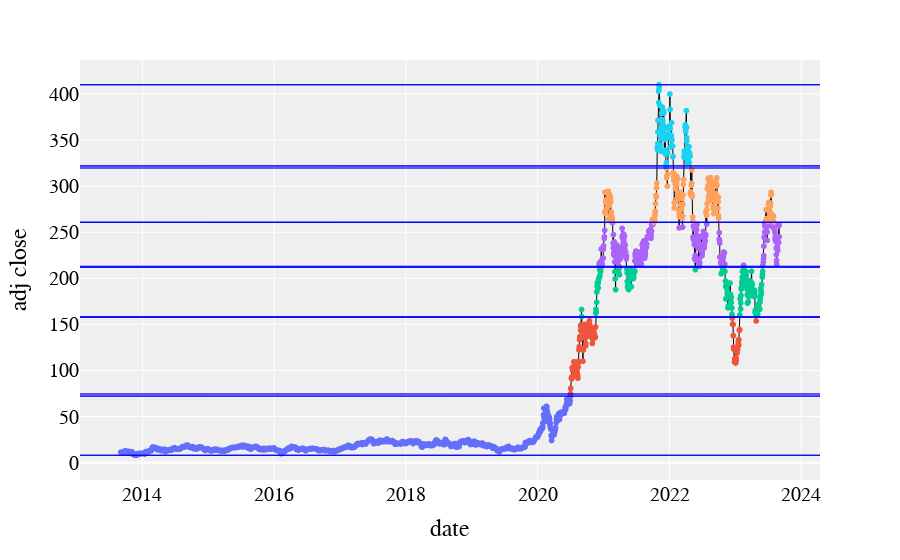

Notebook code for this chart:
### Code cell
fig.show()

### Figure 1 — Plotly figure (JSON) as saved in the notebook; plotly's stock layout.template omitted (floating-point values rounded to 4 significant figures; data arrays with more than 128 entries replaced by an {"elided": "..."} marker saying what was removed)
{"data": [{"hovertemplate": "color=red<br>date=%{x}<br>adj close=%{y}<extra></extra>", "legendgroup": "red", "marker": {"color": "#636efa", "symbol": "circle"}, "mode": "markers", "name": "red", "showlegend": true, "type": "scattergl", "x": {"elided": "1719 str values"}, "xaxis": "x", "y": {"elided": "1719 float values"}, "yaxis": "y"}, {"hovertemplate": "color=yellow<br>date=%{x}<br>adj close=%{y}<extra></extra>", "legendgroup": "yellow", "marker": {"color": "#EF553B", "symbol": "circle"}, "mode": "markers", "name": "yellow", "showlegend": true, "type": "scattergl", "x": ["2020-07-01", "2020-07-02", "2020-07-06", "2020-07-07", "2020-07-08", "2020-07-09", "2020-07-10", "2020-07-13", "2020-07-14", "2020-07-15", "2020-07-16", "2020-07-17", "2020-07-20", "2020-07-21", "2020-07-22", "2020-07-23", "2020-07-24", "2020-07-27", "2020-07-28", "2020-07-29", "2020-07-30", "2020-07-31", "2020-08-03", "2020-08-04", "2020-08-05", "2020-08-06", "2020-08-07", "2020-08-10", "2020-08-11", "2020-08-12", "2020-08-13", "2020-08-14", "2020-08-17", "2020-08-18", "2020-08-19", "2020-08-20", "2020-08-21", "2020-08-24", "2020-08-25", "2020-08-26", "2020-08-27", "2020-08-28", "2020-09-02", "2020-09-03", "2020-09-04", "2020-09-08", "2020-09-09", "2020-09-10", "2020-09-11", "2020-09-14", "2020-09-15", "2020-09-16", "2020-09-17", "2020-09-18", "2020-09-21", "2020-09-22", "2020-09-23", "2020-09-24", "2020-09-25", "2020-09-28", "2020-09-29", "2020-09-30", "2020-10-01", "2020-10-02", "2020-10-05", "2020-10-06", "2020-10-07", "2020-10-08", "2020-10-09", "2020-10-12", "2020-10-13", "2020-10-14", "2020-10-15", "2020-10-16", "2020-10-19", "2020-10-20", "2020-10-21", "2020-10-22", "2020-10-23", "2020-10-26", "2020-10-27", "2020-10-28", "2020-10-29", "2020-10-30", "2020-11-02", "2020-11-03", "2020-11-04", "2020-11-05", "2020-11-06", "2020-11-09", "2020-11-10", "2020-11-11", "2020-11-12", "2020-11-13", "2020-11-16", "2020-11-17", "2022-12-14", "2022-12-15", "2022-12-16", "2022-12-19", "2022-12-20", "2022-12-21", "2022-12-22", "2022-12-23", "2022-12-27", "2022-12-28", "2022-12-29", "2022-12-30", "2023-01-03", "2023-01-04", "2023-01-05", "2023-01-06", "2023-01-09", "2023-01-10", "2023-01-11", "2023-01-12", "2023-01-13", "2023-01-17", "2023-01-18", "2023-01-19", "2023-01-20", "2023-01-23", "2023-01-24", "2023-01-25", "2023-04-26"], "xaxis": "x", "y": [74.64, 80.58, 91.44, 92.66, 91.06, 92.95, 103.0, 99.8, 101.1, 103.1, 100.0, 100.1, 109.5, 104.6, 106.2, 100.9, 94.47, 102.6, 98.43, 99.94, 99.17, 95.38, 99, 99.13, 99.0, 99.31, 96.85, 94.57, 91.63, 103.7, 108.1, 110.0, 122.4, 125.8, 125.2, 133.5, 136.7, 134.3, 134.9, 143.5, 149.2, 147.6, 149.1, 135.7, 139.4, 110.1, 122.1, 123.8, 124.2, 139.9, 149.9, 147.3, 141.1, 147.4, 149.8, 141.4, 126.8, 129.3, 135.8, 140.4, 139.7, 143.0, 149.4, 138.4, 141.9, 138.0, 141.8, 142.0, 144.7, 147.4, 148.9, 153.8, 149.6, 146.6, 143.6, 140.6, 140.9, 141.9, 140.2, 140.1, 141.6, 135.3, 136.9, 129.3, 133.5, 141.3, 140.3, 146.0, 143.3, 140.4, 136.8, 139.0, 137.3, 136.2, 136.0, 147.2, 156.8, 157.7, 150.2, 149.9, 137.8, 137.6, 125.3, 123.2, 109.1, 112.7, 121.8, 123.2, 108.1, 113.6, 110.3, 113.1, 119.8, 118.8, 123.2, 123.6, 122.4, 131.5, 128.8, 127.2, 133.4, 143.8, 143.9, 144.4, 153.8], "yaxis": "y"}, {"hovertemplate": "color=indigo<br>date=%{x}<br>adj close=%{y}<extra></extra>", "legendgroup": "indigo", "marker": {"color": "#00cc96", "symbol": "circle"}, "mode": "markers", "name": "indigo", "showlegend": true, "type": "scattergl", "x": {"elided": "174 str values"}, "xaxis": "x", "y": {"elided": "174 float values"}, "yaxis": "y"}, {"hovertemplate": "color=orange<br>date=%{x}<br>adj close=%{y}<extra></extra>", "legendgroup": "orange", "marker": {"color": "#ab63fa", "symbol": "circle"}, "mode": "markers", "name": "orange", "showlegend": true, "type": "scattergl", "x": {"elided": "250 str values"}, "xaxis": "x", "y": {"elided": "250 float values"}, "yaxis": "y"}, {"hovertemplate": "color=blue<br>date=%{x}<br>adj close=%{y}<extra></extra>", "legendgroup": "blue", "marker": {"color": "#FFA15A", "symbol": "circle"}, "mode": "markers", "name": "blue", "showlegend": true, "type": "scattergl", "x": {"elided": "170 str values"}, "xaxis": "x", "y": {"elided": "170 float values"}, "yaxis": "y"}, {"hovertemplate": "color=green<br>date=%{x}<br>adj close=%{y}<extra></extra>", "legendgroup": "green", "marker": {"color": "#19d3f3", "symbol": "circle"}, "mode": "markers", "name": "green", "showlegend": true, "type": "scattergl", "x": ["2021-10-25", "2021-10-26", "2021-10-27", "2021-10-28", "2021-10-29", "2021-11-01", "2021-11-02", "2021-11-03", "2021-11-04", "2021-11-05", "2021-11-08", "2021-11-09", "2021-11-10", "2021-11-11", "2021-11-12", "2021-11-15", "2021-11-16", "2021-11-17", "2021-11-18", "2021-11-19", "2021-11-22", "2021-11-23", "2021-11-24", "2021-11-26", "2021-11-29", "2021-11-30", "2021-12-01", "2021-12-02", "2021-12-03", "2021-12-06", "2021-12-07", "2021-12-08", "2021-12-09", "2021-12-10", "2021-12-13", "2021-12-15", "2021-12-22", "2021-12-23", "2021-12-27", "2021-12-28", "2021-12-29", "2021-12-30", "2021-12-31", "2022-01-03", "2022-01-04", "2022-01-05", "2022-01-06", "2022-01-07", "2022-01-10", "2022-01-11", "2022-01-12", "2022-01-13", "2022-01-14", "2022-01-18", "2022-01-19", "2022-01-20", "2022-03-22", "2022-03-23", "2022-03-24", "2022-03-25", "2022-03-28", "2022-03-29", "2022-03-30", "2022-03-31", "2022-04-01", "2022-04-04", "2022-04-05", "2022-04-06", "2022-04-07", "2022-04-08", "2022-04-11", "2022-04-12", "2022-04-13", "2022-04-14", "2022-04-18", "2022-04-19", "2022-04-20", "2022-04-21", "2022-04-22", "2022-04-25"], "xaxis": "x", "y": [341.6, 339.5, 346.0, 359.0, 371.3, 402.9, 390.7, 404.6, 410.0, 407.4, 387.6, 341.2, 356.0, 354.5, 344.5, 337.8, 351.6, 363.0, 365.5, 379.0, 385.6, 369.7, 372, 360.6, 379.0, 381.6, 365, 361.5, 338.3, 336.3, 350.6, 356.3, 334.6, 339.0, 322.1, 325.3, 336.3, 355.7, 364.6, 362.8, 362.1, 356.8, 352.3, 399.9, 383.2, 362.7, 354.9, 342.3, 352.7, 354.8, 368.7, 343.9, 349.9, 343.5, 331.9, 332.1, 331.3, 333.0, 338.0, 336.9, 363.9, 366.5, 364.7, 359.2, 361.5, 381.8, 363.8, 348.6, 352.4, 341.8, 325.3, 329.0, 340.8, 328.3, 334.8, 342.7, 325.7, 336.3, 335.0, 332.7], "yaxis": "y"}, {"line": {"color": "black", "width": 1}, "type": "scatter", "x": {"elided": "2518 str values"}, "y": {"elided": "2518 float values"}}], "layout": {"font": {"color": "#000000", "family": "Monospace", "size": 20}, "legend": {"title": {"text": "color"}, "tracegroupgap": 0}, "margin": {"t": 60}, "plot_bgcolor": "#efefef", "shapes": [{"line": {"color": "blue", "width": 1}, "type": "line", "x0": 0, "x1": 1, "xref": "x domain", "y0": 8.033, "y1": 8.033, "yref": "y"}, {"line": {"color": "blue", "width": 1}, "type": "line", "x0": 0, "x1": 1, "xref": "x domain", "y0": 71.99, "y1": 71.99, "yref": "y"}, {"line": {"color": "blue", "width": 1}, "type": "line", "x0": 0, "x1": 1, "xref": "x domain", "y0": 213.1, "y1": 213.1, "yref": "y"}, {"line": {"color": "blue", "width": 1}, "type": "line", "x0": 0, "x1": 1, "xref": "x domain", "y0": 260.5, "y1": 260.5, "yref": "y"}, {"line": {"color": "blue", "width": 1}, "type": "line", "x0": 0, "x1": 1, "xref": "x domain", "y0": 74.64, "y1": 74.64, "yref": "y"}, {"line": {"color": "blue", "width": 1}, "type": "line", "x0": 0, "x1": 1, "xref": "x domain", "y0": 157.7, "y1": 157.7, "yref": "y"}, {"line": {"color": "blue", "width": 1}, "type": "line", "x0": 0, "x1": 1, "xref": "x domain", "y0": 322.1, "y1": 322.1, "yref": "y"}, {"line": {"color": "blue", "width": 1}, "type": "line", "x0": 0, "x1": 1, "xref": "x domain", "y0": 410.0, "y1": 410.0, "yref": "y"}, {"line": {"color": "blue", "width": 1}, "type": "line", "x0": 0, "x1": 1, "xref": "x domain", "y0": 260.9, "y1": 260.9, "yref": "y"}, {"line": {"color": "blue", "width": 1}, "type": "line", "x0": 0, "x1": 1, "xref": "x domain", "y0": 319.5, "y1": 319.5, "yref": "y"}, {"line": {"color": "blue", "width": 1}, "type": "line", "x0": 0, "x1": 1, "xref": "x domain", "y0": 158.4, "y1": 158.4, "yref": "y"}, {"line": {"color": "blue", "width": 1}, "type": "line", "x0": 0, "x1": 1, "xref": "x domain", "y0": 211.9, "y1": 211.9, "yref": "y"}, {"line": {"color": "blue", "width": 1}, "type": "line", "x0": 0, "x1": 1, "xref": "x domain", "y0": 8.033, "y1": 8.033, "yref": "y"}, {"line": {"color": "blue", "width": 1}, "type": "line", "x0": 0, "x1": 1, "xref": "x domain", "y0": 73.31, "y1": 73.31, "yref": "y"}, {"line": {"color": "blue", "width": 1}, "type": "line", "x0": 0, "x1": 1, "xref": "x domain", "y0": 158.0, "y1": 158.0, "yref": "y"}, {"line": {"color": "blue", "width": 1}, "type": "line", "x0": 0, "x1": 1, "xref": "x domain", "y0": 212.5, "y1": 212.5, "yref": "y"}, {"line": {"color": "blue", "width": 1}, "type": "line", "x0": 0, "x1": 1, "xref": "x domain", "y0": 260.7, "y1": 260.7, "yref": "y"}, {"line": {"color": "blue", "width": 1}, "type": "line", "x0": 0, "x1": 1, "xref": "x domain", "y0": 320.8, "y1": 320.8, "yref": "y"}, {"line": {"color": "blue", "width": 1}, "type": "line", "x0": 0, "x1": 1, "xref": "x domain", "y0": 410.0, "y1": 410.0, "yref": "y"}], "showlegend": false, "xaxis": {"anchor": "y", "domain": [0, 1], "rangeslider": {"visible": false}, "title": {"text": "date"}}, "yaxis": {"anchor": "x", "domain": [0, 1], "title": {"text": "adj close"}}}}
